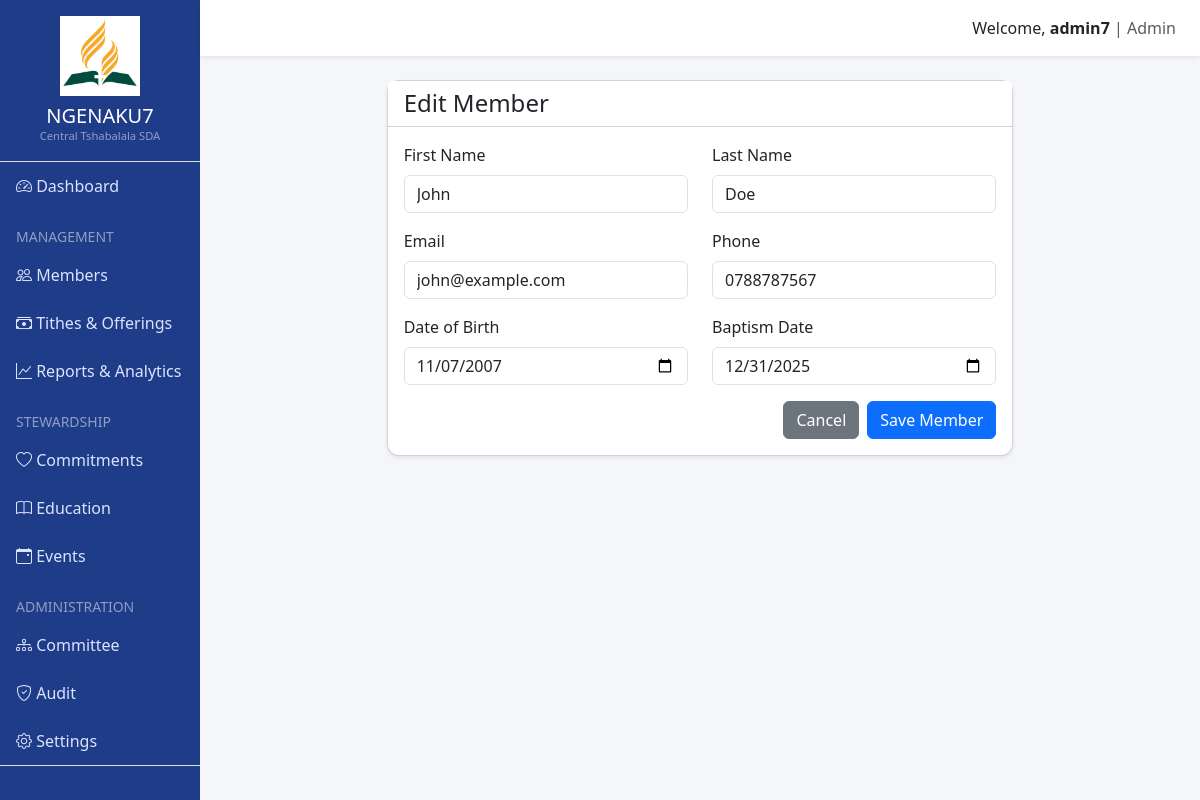
Page /members/1/edit (signed in) on the committed database.
### app/models/core.py (models this page shows, shortened)
class User(UserMixin, db.Model):
    id = db.Column(db.Integer, primary_key=True)
    username = db.Column(db.String(64), index=True, unique=True)
    email = db.Column(db.String(120), index=True, unique=True)
    password_hash = db.Column(db.String(128))
    role_id = db.Column(db.Integer, db.ForeignKey('role.id'))
    @property
    def is_admin(self):
        return self.role and self.role.name == 'Admin'
    @property
    def is_staff(self):
        return self.role and self.role.name in ['Admin', 'Director', 'Treasurer']

class Role(db.Model):
    id = db.Column(db.Integer, primary_key=True)
    name = db.Column(db.String(64), unique=True)
    permissions = db.Column(db.Integer)
    users = db.relationship('User', backref='role', lazy='dynamic')

class Member(db.Model):
    id = db.Column(db.Integer, primary_key=True)
    first_name = db.Column(db.String(64))
    last_name = db.Column(db.String(64))
    email = db.Column(db.String(120), unique=True)
    phone = db.Column(db.String(20))
    dob = db.Column(db.Date)
    baptism_date = db.Column(db.Date)
    church_id = db.Column(db.Integer, db.ForeignKey('church.id'))
    user_id = db.Column(db.Integer, db.ForeignKey('user.id'))
    user = db.relationship('User', backref=db.backref('member', uselist=False))
    tithes = db.relationship('Tithe', backref='member', lazy='dynamic')
    offerings = db.relationship('Offering', backref='member', lazy='dynamic')
    commitments = db.relationship('Commitment', backref='member', lazy='dynamic')

### app/routes/members.py (the view, shortened to what this page needs)
@bp.route('/<int:id>/edit', methods=['GET', 'POST'])
@login_required
def edit(id):
    member = Member.query.get_or_404(id)
    return render_template('members/form.html', title='Edit Member', member=member)

### app/models/core.py (called while the page is built)
@login_manager.user_loader
def load_user(id):
    return User.query.get(int(id))

### app/templates/members/form.html
{% extends "base.html" %}
{% block content %}
<div class="row justify-content-center">
    <div class="col-md-8">
        <div class="card shadow-sm">
            <div class="card-header bg-white">
                <h4 class="mb-0">{{ title }}</h4>
            </div>
            <div class="card-body">
                <form method="POST">
                    <div class="row mb-3">
                        <div class="col-md-6">
                            <label class="form-label">First Name</label>
                            <input type="text" name="first_name" class="form-control"
                                value="{{ member.first_name if member else '' }}" required>
                        </div>
                        <div class="col-md-6">
                            <label class="form-label">Last Name</label>
                            <input type="text" name="last_name" class="form-control"
                                value="{{ member.last_name if member else '' }}" required>
                        </div>
                    </div>
                    <div class="row mb-3">
                        <div class="col-md-6">
                            <label class="form-label">Email</label>
                            <input type="email" name="email" class="form-control"
                                value="{{ member.email if member else '' }}">
                        </div>
                        <div class="col-md-6">
                            <label class="form-label">Phone</label>
                            <input type="text" name="phone" class="form-control"
                                value="{{ member.phone if member else '' }}">
                        </div>
                    </div>
                    <div class="row mb-3">
                        <div class="col-md-6">
                            <label class="form-label">Date of Birth</label>
                            <input type="date" name="dob" class="form-control"
                                value="{{ member.dob if member else '' }}">
                        </div>
                        <div class="col-md-6">
                            <label class="form-label">Baptism Date</label>
                            <input type="date" name="baptism_date" class="form-control"
                                value="{{ member.baptism_date if member else '' }}">
                        </div>
                    </div>
                    <div class="d-flex justify-content-end gap-2">
                        <a href="{{ url_for('members.index') }}" class="btn btn-secondary">Cancel</a>
                        <button type="submit" class="btn btn-primary">Save Member</button>
                    </div>
                </form>
            </div>
        </div>
    </div>
</div>
{% endblock %}

### app/templates/base.html (shortened to what this page needs)
<!DOCTYPE html>
<html lang="en">
<head>
    <link href="https://cdn.jsdelivr.net/npm/bootstrap@5.3.2/dist/css/bootstrap.min.css" rel="stylesheet">
    <link href="https://cdn.jsdelivr.net/npm/bootstrap-icons/font/bootstrap-icons.css" rel="stylesheet">
</head>
<body>
    <div class="container-fluid">
        <div class="row">
            {% if current_user.is_authenticated %}
            <div class="col-md-2 sidebar p-0">
                <div class="text-center py-3 border-bottom">
                    <img src="{{ url_for('static', filename='img/logo.png') }}" alt="SDA Logo" class="img-fluid mb-2"
                        style="max-height: 80px;">
                    <h5 class="m-0">NGENAKU7</h5>
                    <small class="d-block text-white-50" style="font-size: 0.7rem;">Central Tshabalala SDA</small>
                </div>
                <a href="{{ url_for('main.dashboard') }}"><i class="bi bi-speedometer2"></i> Dashboard</a>
                {% if current_user.is_staff %}
                <ul class="list-unstyled ps-3 small text-uppercase text-white-50 mt-3 mb-1">
                    <li>Management</li>
                </ul>
                <a href="{{ url_for('members.index') }}"><i class="bi bi-people"></i> Members</a>
                <a href="{{ url_for('finance.index') }}"><i class="bi bi-cash-stack"></i> Tithes & Offerings</a>
                <a href="{{ url_for('reports.index') }}"><i class="bi bi-graph-up"></i> Reports & Analytics</a>
                {% endif %}
                <ul class="list-unstyled ps-3 small text-uppercase text-white-50 mt-3 mb-1">
                    <li>Stewardship</li>
                </ul>
                <a href="{{ url_for('stewardship.commitments') }}"><i class="bi bi-heart"></i> Commitments</a>
                <a href="{{ url_for('stewardship.education') }}"><i class="bi bi-book"></i> Education</a>
                <a href="{{ url_for('stewardship.events') }}"><i class="bi bi-calendar-event"></i> Events</a>
                {% if current_user.is_admin or current_user.is_director %}
                <ul class="list-unstyled ps-3 small text-uppercase text-white-50 mt-3 mb-1">
                    <li>Administration</li>
                </ul>
                <a href="{{ url_for('stewardship.committee') }}"><i class="bi bi-diagram-3"></i> Committee</a>
                <a href="{{ url_for('stewardship.audit') }}"><i class="bi bi-shield-check"></i> Audit</a>
                <a href="{{ url_for('stewardship.settings') }}"><i class="bi bi-gear"></i> Settings</a>
                {% endif %}
                <div class="mt-auto pt-3 border-top border-white-50">
                    <a href="{{ url_for('auth.logout') }}" class="text-danger"><i class="bi bi-box-arrow-right"></i>
                        Logout</a>
                </div>
            </div>
            {% endif %}
            <div class="{{ 'col-md-10 p-0 main-content' if current_user.is_authenticated else 'col-12 p-0' }}">
                <nav class="navbar navbar-light shadow-sm px-4">
                    <span class="navbar-text ms-auto">
                        {% if current_user.is_authenticated %}
                        <a href="{{ url_for('main.profile') }}" class="text-decoration-none text-dark">
                            Welcome, <strong>{{ current_user.username }}</strong>
                        </a> | {{ current_user.role.name }}
                        {% else %}
                        <button type="button" class="btn btn-sm btn-outline-primary me-2" data-bs-toggle="modal"
                            data-bs-target="#loginModal">Login</button>
                        <button type="button" class="btn btn-sm btn-primary" data-bs-toggle="modal"
                            data-bs-target="#signupModal">Sign Up</button>
                        {% endif %}
                    </span>
                </nav>
                <div class="p-4">
                    {% block content %}{% endblock %}
                </div>
            </div>
        </div>
    </div>
</body>
</html>

### app/templates/base.html (style rules this page uses)
body { background-color: #f4f6f9; }
.sidebar { height: 100vh; background: #1f3c88; color: #fff; position: fixed; top: 0; left: 0; overflow-y: auto; }
.sidebar a { color: #dce3ff; text-decoration: none; display: block; padding: 12px 16px; }
.card { border-radius: 12px; }
.navbar { background: #ffffff; }
.main-content { margin-left: 16.66667%; transition: all 0.3s; }

### rows in the picture
User: username "admin7"
Role: role.name "Admin"
Member: first_name "John", last_name "Doe", email "john@example.com", phone "0788787567", dob "11/07/2007", baptism_date "12/31/2025"

### other values in the picture
{{ title }} "Edit Member"
